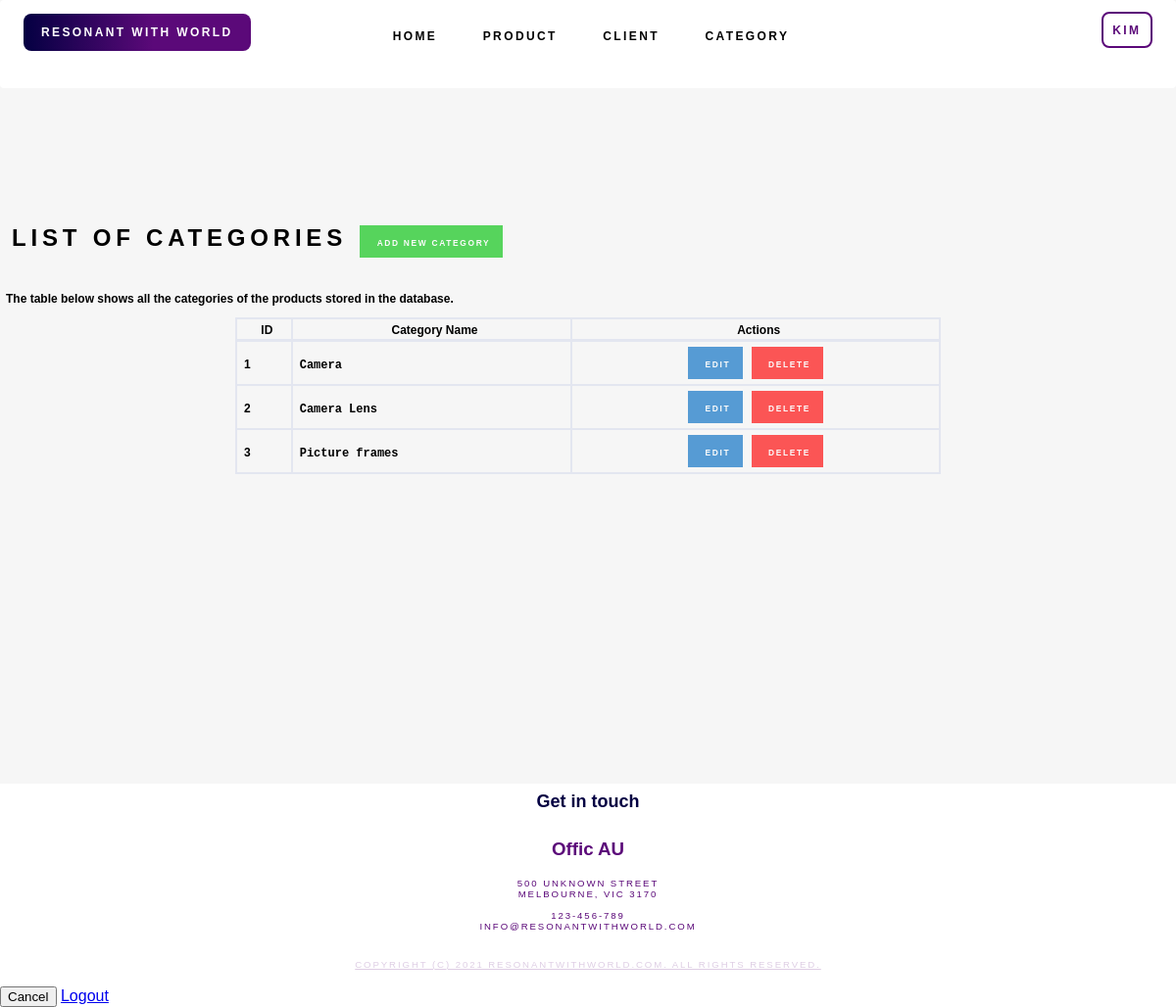
Screenshot of /category.php (signed in) with the database file from the repository.
### tables this page shows
CREATE TABLE `users` (
  `id` int(11) NOT NULL,
  `username` varchar(64) NOT NULL,
  `password` varchar(64) NOT NULL,
  `email` varchar(255) NOT NULL 
);

CREATE TABLE `category` (
  `category_id` int(11) NOT NULL,
  `category_name` varchar(255) NOT NULL
);

### connection.php (called while the page is built)
<?php session_start();
$db_host = "localhost";
$db_username = "fit2104";
$db_passwd = "fit2104";
$db_name = "fit2104_assignment2";
$dsn = "mysql:host=$db_host;dbname=$db_name";
$dbh = new PDO($dsn,$db_username,$db_passwd);
$PAGE_ALLOWGUEST = isset($PAGE_ALLOWGUEST) ? $PAGE_ALLOWGUEST : false;
if (!isset($PAGE_ID) || $PAGE_ID !== 'login') {
    if (!isset($_SESSION['user_id'])) {
        $_SESSION['referer'] = $_SERVER['PHP_SELF'];
        if (!$PAGE_ALLOWGUEST) {
            header("Location: login.php");
            exit();
        }
    } else {
        $user_stmt = $dbh->prepare("SELECT * FROM `users` WHERE `id` = ?");
        if ($user_stmt->execute([$_SESSION['user_id']]) && $user_stmt->rowCount() == 1) {
            $user = $user_stmt->fetchObject();
            $PAGE_USERNAME = $user->username;
        } else {
            session_destroy();
            header("Location: login.php?action=error&message=" . urlencode('It seems your account is being invalidated. Please contact administrator for more information.'));
            exit();
        }
    }
}

### category.php (the view, shortened to what this page needs)
<?php
$PAGE_ID = "category";
require('TopMenu.php'); ?>
    <section id="one">
    <div id = page-body>
            <h2 class = 'title-text'>List of Categories
                <a href="category_add.php" class = 'add-button'>
                <span class="button-text text-align-right">Add New Category</span>
                </a>
            </h2><br>
            <p class = 'text'>The table below shows all the categories of the products stored in the database.</p>
        <?php $categories = $dbh->prepare("SELECT * FROM `category`");
                    if ($categories->execute() && $categories->rowCount() > 0): ?>
                        <table class = 'center table-bordered' width="60%" cellspacing="0">
                            <thead>
                            <tr>
                                <th><span class = 'text'>ID</span></th>
                                <th><span class = 'text'>Category Name</span></th>
                                <th><span class = 'text'>Actions</span></th>
                            </tr>
                            </thead>
                            <tbody>
                            <?php while ($category = $categories->fetchObject()): ?>
                                <tr>
                                    <td><span class = 'text'><?= $category->category_id ?></span></td>
                                    <td><span class = 'text'><code><?= $category->category_name ?></code></span></td>
                                    <td align = 'center'>
                                            <a class="edit-button" href="category_edit.php?id=<?= $category->category_id ?>" ><span class = 'button-text'>Edit</span></a>
                                            <button type="submit" class = 'delete-button' name="cateogry_id" value="<?= $category->category_id ?>"><span class = 'button-text'>Delete</span></button>
                                    </td>
                                </tr>
                            <?php endwhile; ?>
                            </tbody>
                        </table>
                    <?php else: ?>
                        <p class="mb-4">There are no other categories in the database. </p>
                    <?php endif; ?>
    </div>
        </section>
<?php require('Footer.php'); ?>

### TopMenu.php (shortened to what this page needs)
<?php
require('connection.php');
?>
<!DOCTYPE html>
<html lang="en">
<head>
    <link rel="stylesheet" href= "./css/style.css" />
</head>
<body>
    <section id="header-wrapper">
        <div id="header" class="container">
            <div id="menu">
                <li class="logo"><a href="index.php">Resonant with world</a></li>
                <ul>
                    <li <?= ($PAGE_ID == 'home') ? ' active' : '' ?>"><a href="index.php" >Home</a></li>
                    <li <?= ($PAGE_ID == 'products') ? ' active' : '' ?>"><a href="products.php" >Product</a></li>
                    <li <?= ($PAGE_ID == 'clients' ) ? ' active' : '' ?>"><a href="client.php" >Client</a></li>
                    <li <?= ($PAGE_ID == 'category' ) ? ' active' : '' ?>"><a href="category.php" >Category</a></li>
                </ul>
                <?php if (empty($PAGE_USERNAME)): ?>
                        <li class="nav-item">
                            <a class="nav-link" href="login.php">
                                Login
                            </a>
                        </li>
                    <?php else: ?>
                        <li class="nav-item">
                            <a class="nav-link" href="#" data-toggle="modal" data-target="#logoutModal">
                               <?= $PAGE_USERNAME ?>
                            </a>
                        </li>
                    <?php endif; ?>
            </div>
    </section>

### css/style.css (style rules this page uses)
html, body { height: 100%; }
body { margin: 0px; padding: 0px; font-family: 'Rubik', sans-serif; font-weight: 400; color: #000000; }
ul { margin-top: 0; padding: 0; list-style: none; }
#menu { position: fixed; left: 0; right: 0; background: white; border-radius: 4px; z-index: 3; }
#menu ul { text-align: center; }
#menu li { display: inline-block; }
#menu li a { display: inline-block; margin-left: 0.50em; padding: 1em 1.5em; letter-spacing: 0.20em; text-decoration: none; font-size: 1vw; font-weight: 600; text-transform: uppercase; outline: 0; color: black; }
#menu .logo a { background: rgb(4,0,66); background: linear-gradient(90deg, rgba(4,0,66,1) 0%, rgba(91,9,121,1) 57%); border-radius: 8px; color: #FFF; position: absolute; margin-left: 2em; }
#one { height: 100vh; width: 100%; background: rgb(246, 246, 246); }
#menu .nav-item a { border:2px solid rgba(91,9,121,1); color: rgba(91,9,121,1); border-radius: 8px; position: absolute; right: 2em; top: 1em; padding: 0.8vw; }
.table-bordered { border: 1px solid #e3e6f0; }
.table-bordered th, .table-bordered td { border: 1px solid #e3e6f0; }
.table-bordered thead th, .table-bordered thead td { border-bottom-width: 2px; }
.text-align-right { text-align: right; }
.button-text { font-family: 'Rubik', sans-serif; display: inline-block; margin-left: 0.50em; letter-spacing: 0.20em; text-decoration: none; font-size: 0.7vw; font-weight: 600; text-transform: uppercase; outline: 0; color: white; }
.title-text { font-family: 'Rubik', sans-serif; display: inline-block; margin-left: 0.50em; letter-spacing: 0.20em; text-decoration: none; font-size: 24px; font-weight: 600; text-transform: uppercase; outline: 0; color: rgb(0, 0, 0); }
.text { font-family: 'Rubik', sans-serif; margin-left: 0.50em; display: inline-block; text-decoration: none; font-size: 1vw; font-weight: 600; outline: 0; color: rgb(0, 0, 0); }
#page-body { position: absolute; top: 20%; left: 0; right: 0; font-family: 'Rubik', sans-serif; }
.delete-button { background-color: #ff0000; border: none; color: white; padding: 9px 13px; text-align: center; font-size: 13px; margin: 4px 2px; opacity: 0.65; transition: 0.3s; display: inline-block; text-decoration: none; cursor: pointer; }
.add-button { background-color: #02c20b; border: none; color: white; padding: 9px 13px; text-align: center; font-size: 13px; margin: 4px 2px; opacity: 0.65; transition: 0.3s; display: inline-block; text-decoration: none; cursor: pointer; }
.edit-button { background-color: #026cc2; border: none; color: white; padding: 9px 13px; text-align: center; font-size: 13px; margin: 4px 2px; opacity: 0.65; transition: 0.3s; display: inline-block; text-decoration: none; cursor: pointer; }
.center { margin-left: auto; margin-right: auto; }

### rows the page displays
users: username "KIM"
category: category_id "1", category_name "Camera"
category: category_id "2", category_name "Camera Lens"
category: category_id "3", category_name "Picture frames"
